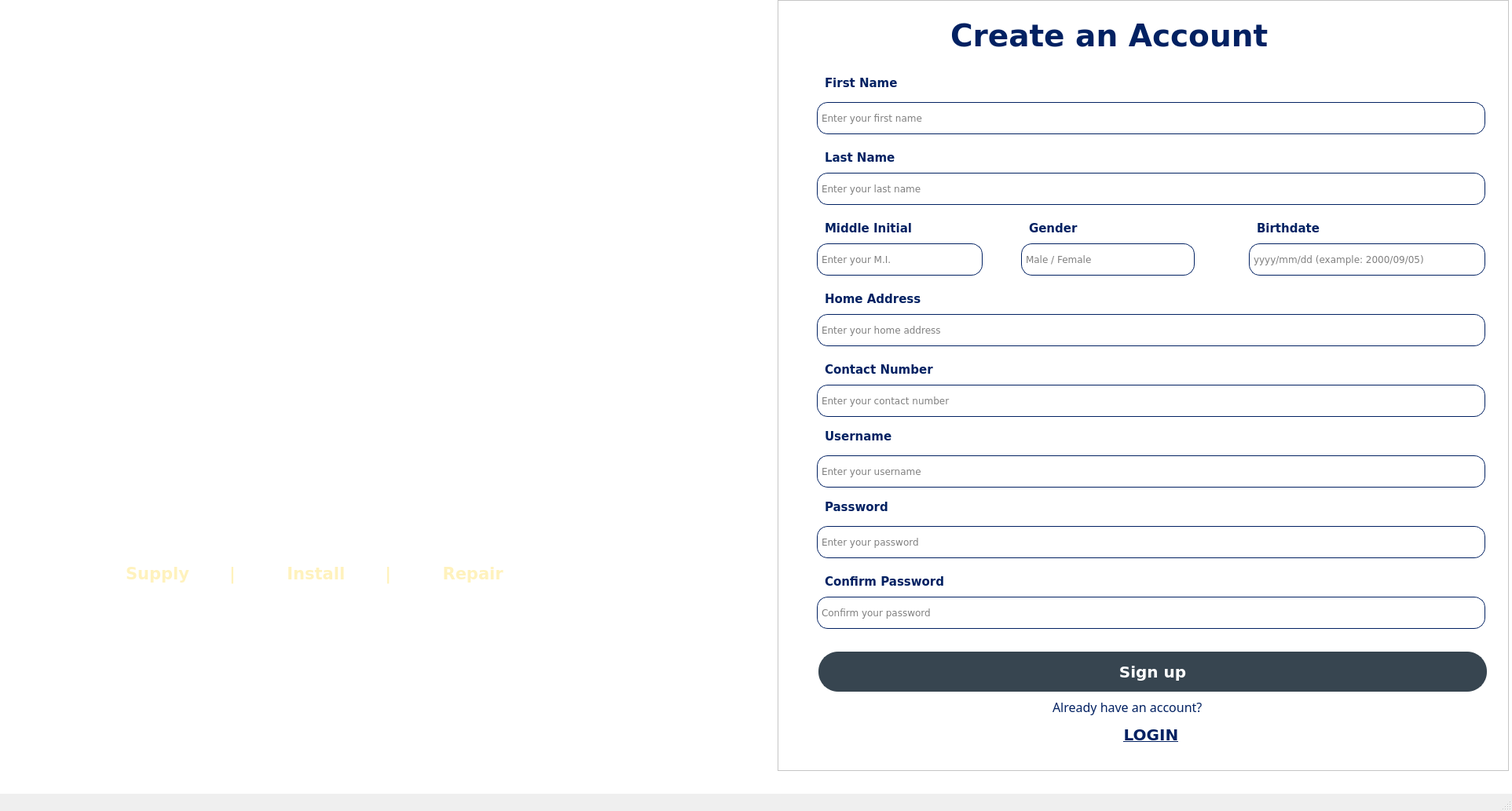
<?xml version="1.0" encoding="UTF-8"?>
<ui version="4.0">
 <class>OwnrSIGNUP</class>
 <widget class="QMainWindow" name="OwnrSIGNUP">
  <property name="geometry">
   <rect>
    <x>0</x>
    <y>0</y>
    <width>1925</width>
    <height>1033</height>
   </rect>
  </property>
  <property name="maximumSize">
   <size>
    <width>16777215</width>
    <height>16777215</height>
   </size>
  </property>
  <property name="windowTitle">
   <string>Inventory and Sales Management System</string>
  </property>
  <widget class="QWidget" name="centralwidget">
   <property name="styleSheet">
    <string notr="true">background-color: white;</string>
   </property>
   <widget class="QLabel" name="PIC">
    <property name="geometry">
     <rect>
      <x>0</x>
      <y>0</y>
      <width>1921</width>
      <height>982</height>
     </rect>
    </property>
    <property name="minimumSize">
     <size>
      <width>100</width>
      <height>40</height>
     </size>
    </property>
    <property name="maximumSize">
     <size>
      <width>16777215</width>
      <height>16777215</height>
     </size>
    </property>
    <property name="text">
     <string/>
    </property>
    <property name="pixmap">
     <pixmap resource="jj_owner_resources.qrc">:/JJimages/PIC_log_sign_in.png</pixmap>
    </property>
    <property name="scaledContents">
     <bool>true</bool>
    </property>
   </widget>
   <widget class="QLabel" name="label">
    <property name="geometry">
     <rect>
      <x>270</x>
      <y>130</y>
      <width>451</width>
      <height>331</height>
     </rect>
    </property>
    <property name="styleSheet">
     <string notr="true">background-color: transparent;</string>
    </property>
    <property name="text">
     <string/>
    </property>
    <property name="pixmap">
     <pixmap resource="jj_owner_resources.qrc">:/JJimages/JJLOGO.png</pixmap>
    </property>
    <property name="scaledContents">
     <bool>true</bool>
    </property>
   </widget>
   <widget class="QFrame" name="frame">
    <property name="geometry">
     <rect>
      <x>990</x>
      <y>0</y>
      <width>931</width>
      <height>982</height>
     </rect>
    </property>
    <property name="frameShape">
     <enum>QFrame::StyledPanel</enum>
    </property>
    <property name="frameShadow">
     <enum>QFrame::Raised</enum>
    </property>
    <widget class="QLabel" name="label_4">
     <property name="geometry">
      <rect>
       <x>60</x>
       <y>80</y>
       <width>141</width>
       <height>51</height>
      </rect>
     </property>
     <property name="font">
      <font>
       <family>Verdana</family>
       <pointsize>11</pointsize>
       <weight>87</weight>
       <bold>true</bold>
      </font>
     </property>
     <property name="styleSheet">
      <string notr="true">color: #022162;
font-weight: 700;
font-family: &quot;Verdana&quot;, sans-serif; 
background: transparent;</string>
     </property>
     <property name="text">
      <string>First Name</string>
     </property>
    </widget>
    <widget class="QLabel" name="label_3">
     <property name="geometry">
      <rect>
       <x>60</x>
       <y>170</y>
       <width>221</width>
       <height>61</height>
      </rect>
     </property>
     <property name="font">
      <font>
       <family>Verdana</family>
       <pointsize>11</pointsize>
       <weight>87</weight>
       <bold>true</bold>
      </font>
     </property>
     <property name="styleSheet">
      <string notr="true">color: #022162;
font-weight: 700;
font-family: &quot;Verdana&quot;, sans-serif; 
background: transparent;</string>
     </property>
     <property name="text">
      <string>Last Name</string>
     </property>
    </widget>
    <widget class="QLineEdit" name="lineEdit_Sup_Owner_FNAME">
     <property name="geometry">
      <rect>
       <x>50</x>
       <y>130</y>
       <width>851</width>
       <height>41</height>
      </rect>
     </property>
     <property name="font">
      <font>
       <family>Verdana</family>
       <pointsize>9</pointsize>
      </font>
     </property>
     <property name="styleSheet">
      <string notr="true">border: 1.2px solid #022162; 
border-radius: 14px; 
padding: 3px;
font-family: &quot;Verdana&quot;, sans-serif; </string>
     </property>
     <property name="placeholderText">
      <string>Enter your first name</string>
     </property>
    </widget>
    <widget class="QLineEdit" name="lineEdit_Sup_Owner_LNAME">
     <property name="geometry">
      <rect>
       <x>50</x>
       <y>220</y>
       <width>851</width>
       <height>41</height>
      </rect>
     </property>
     <property name="font">
      <font>
       <family>Verdana</family>
       <pointsize>9</pointsize>
      </font>
     </property>
     <property name="styleSheet">
      <string notr="true">border: 1.2px solid #022162; 
border-radius: 14px; 
padding: 3px;
font-family: &quot;Verdana&quot;, sans-serif; </string>
     </property>
     <property name="placeholderText">
      <string>Enter your last name</string>
     </property>
    </widget>
    <widget class="QLineEdit" name="lineEdit_Sup_Owner_MI">
     <property name="geometry">
      <rect>
       <x>50</x>
       <y>310</y>
       <width>211</width>
       <height>41</height>
      </rect>
     </property>
     <property name="font">
      <font>
       <family>Verdana</family>
       <pointsize>9</pointsize>
      </font>
     </property>
     <property name="styleSheet">
      <string notr="true">border: 1.2px solid #022162; 
border-radius: 14px; 
padding: 3px;
font-family: &quot;Verdana&quot;, sans-serif; </string>
     </property>
     <property name="placeholderText">
      <string>Enter your M.I.</string>
     </property>
    </widget>
    <widget class="QLineEdit" name="lineEdit_Sup_Owner_GENDER">
     <property name="geometry">
      <rect>
       <x>310</x>
       <y>310</y>
       <width>221</width>
       <height>41</height>
      </rect>
     </property>
     <property name="font">
      <font>
       <family>Verdana</family>
       <pointsize>9</pointsize>
      </font>
     </property>
     <property name="styleSheet">
      <string notr="true">border: 1.2px solid #022162; 
border-radius: 14px; 
padding: 3px;
font-family: &quot;Verdana&quot;, sans-serif; </string>
     </property>
     <property name="placeholderText">
      <string>Male / Female</string>
     </property>
    </widget>
    <widget class="QLineEdit" name="lineEdit_Sup_Owner_DOB">
     <property name="geometry">
      <rect>
       <x>600</x>
       <y>310</y>
       <width>301</width>
       <height>41</height>
      </rect>
     </property>
     <property name="font">
      <font>
       <family>Verdana</family>
       <pointsize>9</pointsize>
      </font>
     </property>
     <property name="styleSheet">
      <string notr="true">border: 1.2px solid #022162; 
border-radius: 14px; 
padding: 3px;
font-family: &quot;Verdana&quot;, sans-serif; </string>
     </property>
     <property name="placeholderText">
      <string>yyyy/mm/dd (example: 2000/09/05)</string>
     </property>
    </widget>
    <widget class="QLabel" name="label_11">
     <property name="geometry">
      <rect>
       <x>220</x>
       <y>20</y>
       <width>511</width>
       <height>51</height>
      </rect>
     </property>
     <property name="font">
      <font>
       <family>Verdana</family>
       <pointsize>29</pointsize>
       <weight>87</weight>
       <bold>true</bold>
      </font>
     </property>
     <property name="styleSheet">
      <string notr="true">color: #022162;
font-weight: 700;
font-family: &quot;Verdana&quot;, sans-serif; 
background: transparent;</string>
     </property>
     <property name="text">
      <string>Create an Account</string>
     </property>
    </widget>
    <widget class="QLabel" name="label_12">
     <property name="geometry">
      <rect>
       <x>60</x>
       <y>350</y>
       <width>161</width>
       <height>61</height>
      </rect>
     </property>
     <property name="font">
      <font>
       <family>Verdana</family>
       <pointsize>11</pointsize>
       <weight>87</weight>
       <bold>true</bold>
      </font>
     </property>
     <property name="styleSheet">
      <string notr="true">color: #022162;
font-weight: 700;
font-family: &quot;Verdana&quot;, sans-serif; 
background: transparent;</string>
     </property>
     <property name="text">
      <string>Home Address</string>
     </property>
    </widget>
    <widget class="QLineEdit" name="lineEdit_Sup_Owner_HOMEADD">
     <property name="geometry">
      <rect>
       <x>50</x>
       <y>400</y>
       <width>851</width>
       <height>41</height>
      </rect>
     </property>
     <property name="font">
      <font>
       <family>Verdana</family>
       <pointsize>9</pointsize>
      </font>
     </property>
     <property name="styleSheet">
      <string notr="true">border: 1.2px solid #022162; 
border-radius: 14px; 
padding: 3px;
font-family: &quot;Verdana&quot;, sans-serif; </string>
     </property>
     <property name="placeholderText">
      <string>Enter your home address</string>
     </property>
    </widget>
    <widget class="QLabel" name="label_13">
     <property name="geometry">
      <rect>
       <x>60</x>
       <y>440</y>
       <width>181</width>
       <height>61</height>
      </rect>
     </property>
     <property name="font">
      <font>
       <family>Verdana</family>
       <pointsize>11</pointsize>
       <weight>87</weight>
       <bold>true</bold>
      </font>
     </property>
     <property name="styleSheet">
      <string notr="true">color: #022162;
font-weight: 700;
font-family: &quot;Verdana&quot;, sans-serif; 
background: transparent;</string>
     </property>
     <property name="text">
      <string>Contact Number</string>
     </property>
    </widget>
    <widget class="QLineEdit" name="lineEdit_Sup_Owner_CONTACTNUM">
     <property name="geometry">
      <rect>
       <x>50</x>
       <y>490</y>
       <width>851</width>
       <height>41</height>
      </rect>
     </property>
     <property name="font">
      <font>
       <family>Verdana</family>
       <pointsize>9</pointsize>
      </font>
     </property>
     <property name="styleSheet">
      <string notr="true">border: 1.2px solid #022162; 
border-radius: 14px; 
padding: 3px;
font-family: &quot;Verdana&quot;, sans-serif; </string>
     </property>
     <property name="placeholderText">
      <string>Enter your contact number</string>
     </property>
    </widget>
    <widget class="QLabel" name="label_14">
     <property name="geometry">
      <rect>
       <x>60</x>
       <y>520</y>
       <width>141</width>
       <height>71</height>
      </rect>
     </property>
     <property name="font">
      <font>
       <family>Verdana</family>
       <pointsize>11</pointsize>
       <weight>87</weight>
       <bold>true</bold>
      </font>
     </property>
     <property name="styleSheet">
      <string notr="true">color: #022162;
font-weight: 700;
font-family: &quot;Verdana&quot;, sans-serif; 
background: transparent;</string>
     </property>
     <property name="text">
      <string>Username</string>
     </property>
    </widget>
    <widget class="QLineEdit" name="lineEdit_Sup_Owner_USERNAME">
     <property name="geometry">
      <rect>
       <x>50</x>
       <y>580</y>
       <width>851</width>
       <height>41</height>
      </rect>
     </property>
     <property name="font">
      <font>
       <family>Verdana</family>
       <pointsize>9</pointsize>
      </font>
     </property>
     <property name="styleSheet">
      <string notr="true">border: 1.2px solid #022162; 
border-radius: 14px; 
padding: 3px;
font-family: &quot;Verdana&quot;, sans-serif; </string>
     </property>
     <property name="placeholderText">
      <string>Enter your username</string>
     </property>
    </widget>
    <widget class="QLabel" name="label_15">
     <property name="geometry">
      <rect>
       <x>60</x>
       <y>610</y>
       <width>151</width>
       <height>71</height>
      </rect>
     </property>
     <property name="font">
      <font>
       <family>Verdana</family>
       <pointsize>11</pointsize>
       <weight>87</weight>
       <bold>true</bold>
      </font>
     </property>
     <property name="styleSheet">
      <string notr="true">color: #022162;
font-weight: 700;
font-family: &quot;Verdana&quot;, sans-serif; 
background: transparent;</string>
     </property>
     <property name="text">
      <string>Password</string>
     </property>
    </widget>
    <widget class="QLineEdit" name="lineEdit_Sup_Owner_PASSWORD">
     <property name="geometry">
      <rect>
       <x>50</x>
       <y>670</y>
       <width>851</width>
       <height>41</height>
      </rect>
     </property>
     <property name="font">
      <font>
       <family>Verdana</family>
       <pointsize>9</pointsize>
      </font>
     </property>
     <property name="styleSheet">
      <string notr="true">border: 1.2px solid #022162; 
border-radius: 14px; 
padding: 3px;
font-family: &quot;Verdana&quot;, sans-serif; </string>
     </property>
     <property name="placeholderText">
      <string>Enter your password</string>
     </property>
    </widget>
    <widget class="QLabel" name="label_16">
     <property name="geometry">
      <rect>
       <x>60</x>
       <y>700</y>
       <width>281</width>
       <height>81</height>
      </rect>
     </property>
     <property name="font">
      <font>
       <family>Verdana</family>
       <pointsize>11</pointsize>
       <weight>87</weight>
       <bold>true</bold>
      </font>
     </property>
     <property name="styleSheet">
      <string notr="true">color: #022162;
font-weight: 700;
font-family: &quot;Verdana&quot;, sans-serif; 
background: transparent;</string>
     </property>
     <property name="text">
      <string>Confirm Password</string>
     </property>
    </widget>
    <widget class="QLineEdit" name="lineEdit_Sup_Owner_CONFIRMPASSWORD">
     <property name="geometry">
      <rect>
       <x>50</x>
       <y>760</y>
       <width>851</width>
       <height>41</height>
      </rect>
     </property>
     <property name="font">
      <font>
       <family>Verdana</family>
       <pointsize>9</pointsize>
      </font>
     </property>
     <property name="styleSheet">
      <string notr="true">border: 1.2px solid #022162; 
border-radius: 14px; 
padding: 3px;
font-family: &quot;Verdana&quot;, sans-serif; </string>
     </property>
     <property name="placeholderText">
      <string>Confirm your password</string>
     </property>
    </widget>
    <widget class="QPushButton" name="pushButton_signup">
     <property name="geometry">
      <rect>
       <x>52</x>
       <y>830</y>
       <width>851</width>
       <height>51</height>
      </rect>
     </property>
     <property name="font">
      <font>
       <family>Verdana</family>
       <pointsize>15</pointsize>
       <weight>87</weight>
       <bold>true</bold>
      </font>
     </property>
     <property name="styleSheet">
      <string notr="true">border: 2px solid #374550; 
border-radius: 25px; 
padding: 5px; 
font-weight: 700;
font-family: &quot;Verdana&quot;, sans-serif; 
background-color: #374550; 
color: white;</string>
     </property>
     <property name="text">
      <string>Sign up</string>
     </property>
    </widget>
    <widget class="QLabel" name="label_17">
     <property name="geometry">
      <rect>
       <x>350</x>
       <y>870</y>
       <width>281</width>
       <height>61</height>
      </rect>
     </property>
     <property name="font">
      <font>
       <family>Poppins Medium</family>
       <pointsize>12</pointsize>
       <weight>50</weight>
       <bold>false</bold>
      </font>
     </property>
     <property name="styleSheet">
      <string notr="true">color: #022162;
background: transparent;</string>
     </property>
     <property name="text">
      <string>Already have an account?</string>
     </property>
    </widget>
    <widget class="QPushButton" name="pushButton_backtologin">
     <property name="geometry">
      <rect>
       <x>410</x>
       <y>910</y>
       <width>131</width>
       <height>51</height>
      </rect>
     </property>
     <property name="font">
      <font>
       <family>Verdana</family>
       <pointsize>15</pointsize>
       <weight>87</weight>
       <bold>true</bold>
       <underline>true</underline>
      </font>
     </property>
     <property name="styleSheet">
      <string notr="true">
QPushButton{color: #022162;
font-weight: 700;
font-family: &quot;Verdana&quot;, sans-serif; 
background-color: transparent; 
border-radius: 25px; 
padding: 5px;}
QPushButton:hover {
color:#0cc0df;
}</string>
     </property>
     <property name="text">
      <string>LOGIN</string>
     </property>
    </widget>
    <widget class="QLabel" name="label_8">
     <property name="geometry">
      <rect>
       <x>60</x>
       <y>260</y>
       <width>151</width>
       <height>61</height>
      </rect>
     </property>
     <property name="font">
      <font>
       <family>Verdana</family>
       <pointsize>11</pointsize>
       <weight>87</weight>
       <bold>true</bold>
      </font>
     </property>
     <property name="styleSheet">
      <string notr="true">color: #022162;
font-weight: 700;
font-family: &quot;Verdana&quot;, sans-serif; 
background: transparent;</string>
     </property>
     <property name="text">
      <string>Middle Initial</string>
     </property>
    </widget>
    <widget class="QLabel" name="label_9">
     <property name="geometry">
      <rect>
       <x>320</x>
       <y>260</y>
       <width>121</width>
       <height>61</height>
      </rect>
     </property>
     <property name="font">
      <font>
       <family>Verdana</family>
       <pointsize>11</pointsize>
       <weight>87</weight>
       <bold>true</bold>
      </font>
     </property>
     <property name="styleSheet">
      <string notr="true">color: #022162;
font-weight: 700;
font-family: &quot;Verdana&quot;, sans-serif; 
background: transparent;</string>
     </property>
     <property name="text">
      <string>Gender</string>
     </property>
    </widget>
    <widget class="QLabel" name="label_19">
     <property name="geometry">
      <rect>
       <x>610</x>
       <y>260</y>
       <width>151</width>
       <height>61</height>
      </rect>
     </property>
     <property name="font">
      <font>
       <family>Verdana</family>
       <pointsize>11</pointsize>
       <weight>87</weight>
       <bold>true</bold>
      </font>
     </property>
     <property name="styleSheet">
      <string notr="true">color: #022162;
font-weight: 700;
font-family: &quot;Verdana&quot;, sans-serif; 
background: transparent;</string>
     </property>
     <property name="text">
      <string>Birthdate</string>
     </property>
    </widget>
   </widget>
   <widget class="QFrame" name="frame_2">
    <property name="geometry">
     <rect>
      <x>-10</x>
      <y>460</y>
      <width>991</width>
      <height>491</height>
     </rect>
    </property>
    <property name="styleSheet">
     <string notr="true">background: transparent;</string>
    </property>
    <property name="frameShape">
     <enum>QFrame::StyledPanel</enum>
    </property>
    <property name="frameShadow">
     <enum>QFrame::Raised</enum>
    </property>
    <widget class="QLabel" name="label_18">
     <property name="geometry">
      <rect>
       <x>120</x>
       <y>20</y>
       <width>771</width>
       <height>111</height>
      </rect>
     </property>
     <property name="font">
      <font>
       <family>Verdana</family>
       <pointsize>24</pointsize>
       <weight>87</weight>
       <bold>true</bold>
      </font>
     </property>
     <property name="styleSheet">
      <string notr="true">color: #ffffff;
font-weight: 700;
font-family: &quot;Verdana&quot;, sans-serif; 
background: transparent;
</string>
     </property>
     <property name="text">
      <string>J &amp; J Roofsteel and Gutter Supply</string>
     </property>
    </widget>
    <widget class="QLabel" name="label_5">
     <property name="geometry">
      <rect>
       <x>340</x>
       <y>110</y>
       <width>291</width>
       <height>61</height>
      </rect>
     </property>
     <property name="font">
      <font>
       <family>Verdana</family>
       <pointsize>18</pointsize>
       <weight>87</weight>
       <bold>true</bold>
      </font>
     </property>
     <property name="styleSheet">
      <string notr="true">color: #ffffff;
font-weight: 700;
font-family: &quot;Verdana&quot;, sans-serif; 
background: transparent;
</string>
     </property>
     <property name="text">
      <string>Moalboal Branch</string>
     </property>
    </widget>
    <widget class="QLabel" name="label_7">
     <property name="geometry">
      <rect>
       <x>170</x>
       <y>250</y>
       <width>631</width>
       <height>41</height>
      </rect>
     </property>
     <property name="font">
      <font>
       <family>Verdana</family>
       <pointsize>16</pointsize>
       <weight>87</weight>
       <bold>true</bold>
      </font>
     </property>
     <property name="styleSheet">
      <string notr="true">color: #fff2bd; 
font-weight: 700;
font-family: &quot;Verdana&quot;, sans-serif; 
background: transparent; 
</string>
     </property>
     <property name="text">
      <string>Supply       |         Install       |         Repair    </string>
     </property>
    </widget>
   </widget>
  </widget>
  <widget class="QMenuBar" name="menubar">
   <property name="geometry">
    <rect>
     <x>0</x>
     <y>0</y>
     <width>1925</width>
     <height>26</height>
    </rect>
   </property>
  </widget>
  <widget class="QStatusBar" name="statusbar"/>
 </widget>
 <resources>
  <include location="jj_owner_resources.qrc"/>
  <include location="jj_owner_resources.qrc"/>
 </resources>
 <connections/>
</ui>
